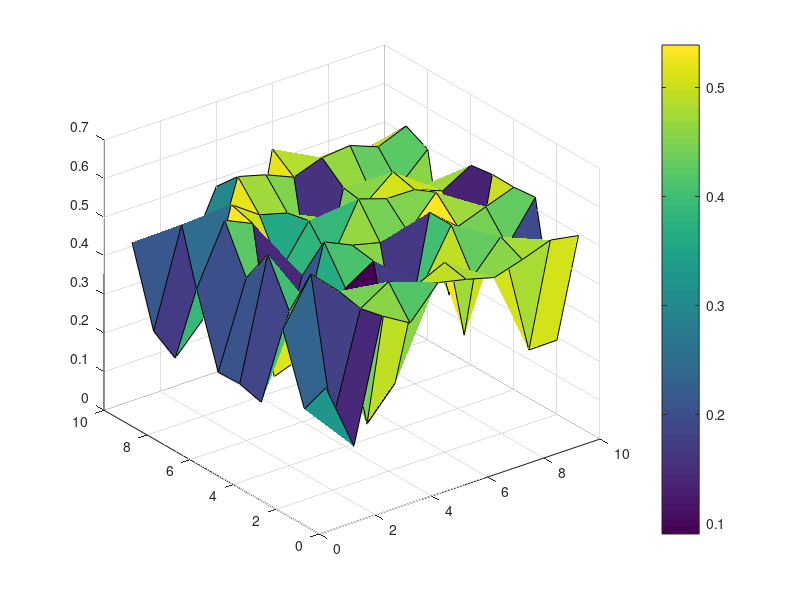

This chart was generated by the following MATLAB code:
Z = [0.322 0.235 0.409 0.188 0.204 0.202 0.386 0.174 0.212 0.41; ...
     0.146 0.179 0.528 0.4   0.515 0.422 0.539 0.251 0.464 0.167; ...
     0.459 0.446 0.459 0.368 0.213 0.142 0.506 0.523 0.299 0.326; ...
     0.416 0.491 0.09  0.41  0.498 0.379 0.362 0.472 0.539 0.481; ...   
     0.496 0.458 0.171 0.456 0.465 0.391 0.464 0.452 0.519 0.142; ...
     0.48  0.492 0.404 0.163 0.447 0.528 0.443 0.155 0.488 0.529; ...
     0.46  0.43  0.532 0.533 0.449 0.504 0.458 0.468 0.514 0.466; ...
     0.482 0.509 0.447 0.471 0.528 0.503 0.517 0.429 0.521 0.33; ...
     0.508 0.191 0.429 0.498 0.133 0.475 0.455 0.425 0.493 0.444; ...
     0.495 0.192 0.53  0.524 0.525 0.517 0.148 0.494 0.522 0.457]';
surf(Z);
colorbar;
